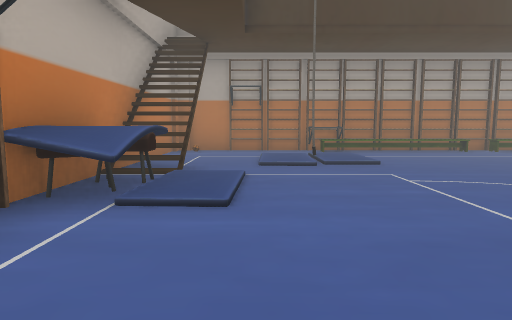
View 1 (above)

12 first-person views from a walk through a scene from a Unity 3-D project. The camera is 1.5 m above the floor, tilts 6° down and sees 75° across. The floor is counted in squares, 2.62 m on a side. Each view is taken from the middle of a square. On the plan, view 1 faces up. The plan holds only what a view shows up to about 9 squares ahead; the rest is blank. The place goes on beyond the plan. The player character is not drawn.

View 2
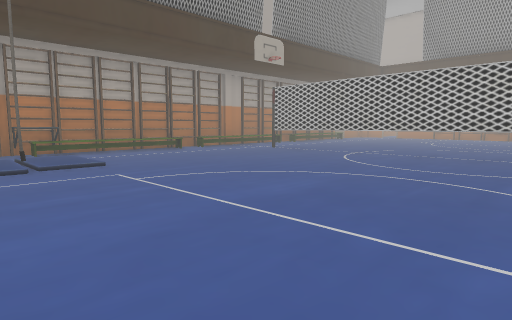

View 3
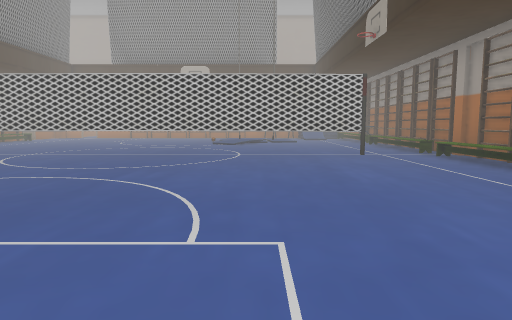

View 4
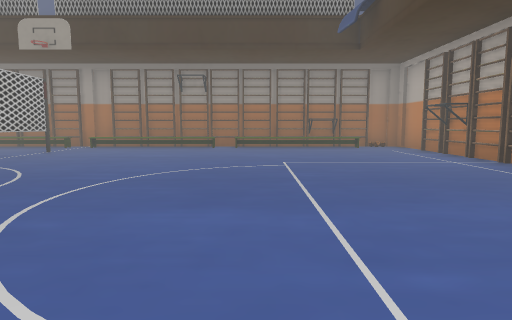

View 5
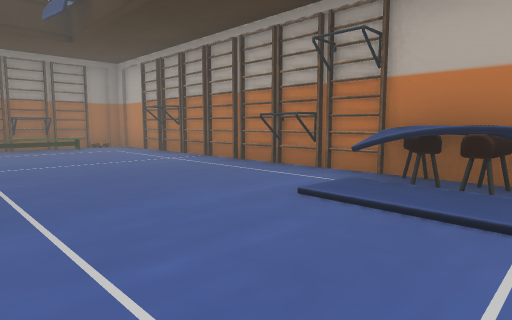

View 6
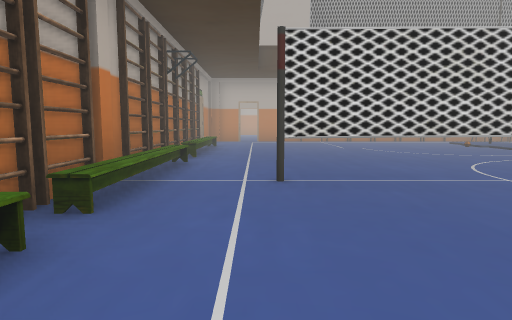

View 7
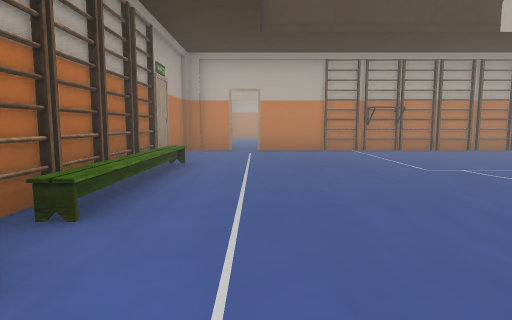

View 8
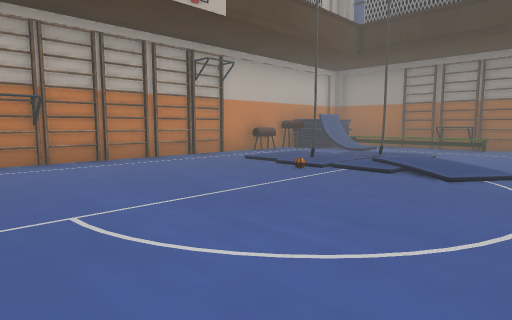

View 9
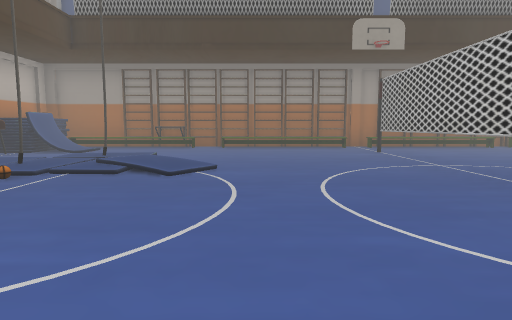

View 10
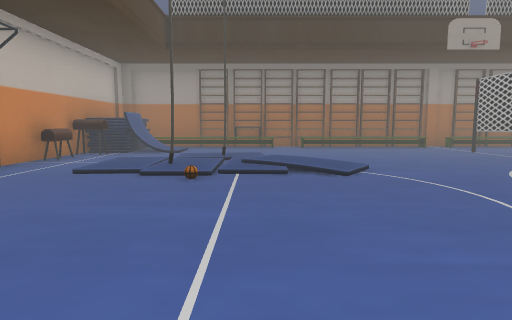

View 11
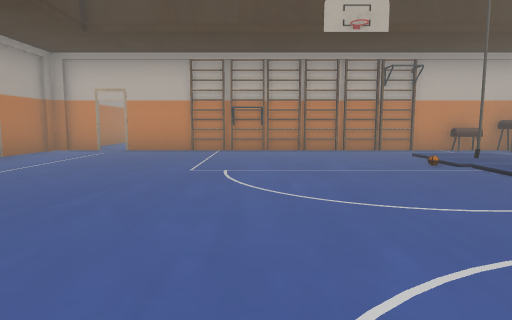

View 12
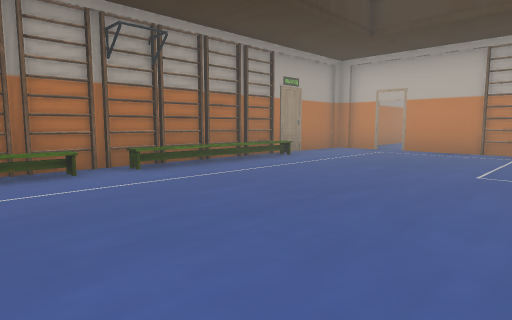

### Floor plan
Key: @ floor where view 1 was taken; # wall or solid block; x gap in a wall; . floor; / step, stairs or slope; = window, fence, low wall or low ledge; ^ raised ledge; T thing the floor can be seen under or through.
Columns run from 2 left of view 1 to 15 right of it. Each row starts with its distance up from view 1.
  8 ##################
  7 #/..^^^.^^^=^^=..#
  6 #./#/............x
  5 #////...T........#
  4 #//.....T........#
  3 ^^/.....T........#
  2 #.......T........#
  1 #.......T........#
  0 #.@.....T...//#/.#
 -1 #.......T...////.#
 -2 #.......T..../#.##
 -3 #.......T....../##
 -4 #...............#
 -5 #################

Where each view was taken, in squares from view 1:
view 1: 0 up, 0 right, facing up
view 2: 0 up, 0 right, facing up-right
view 3: 1 down, 0 right, facing right
view 4: 4 up, 2 right, facing down
view 5: 4 up, 2 right, facing down-left
view 6: 6 up, 3 right, facing right
view 7: 6 up, 7 right, facing right
view 8: 4 up, 9 right, facing down-right
view 9: 4 up, 9 right, facing down
view 10: 4 up, 11 right, facing down
view 11: 3 up, 7 right, facing right
view 12: 3 up, 7 right, facing up-right
